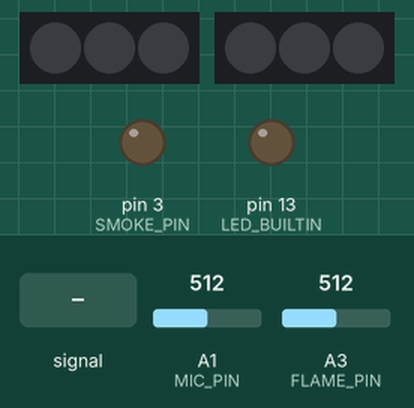
Recording of a sketch running on a simulated Arduino Uno, built with avr-gcc and run on an emulated ATmega328P. On the bench: 2 × 3 RGB LEDs in strip order, left to right, output pins drawn as LEDs (lit = HIGH). Dashed ring = blinking. Inputs (shaded band) come from the test bench; at power-on: A3 (FLAME_PIN) = 512, A1 (MIC_PIN) = 512. Dim RGB values are drawn brighter than linear; the strip is taken to match the declared colour order; random numbers use the default seed unless the sketch sets one.

Above: at 1.2 s.
1.3 s: A3 (FLAME_PIN) set to 792
4.3 s: A3 (FLAME_PIN) set to 808
At 6.47 s:
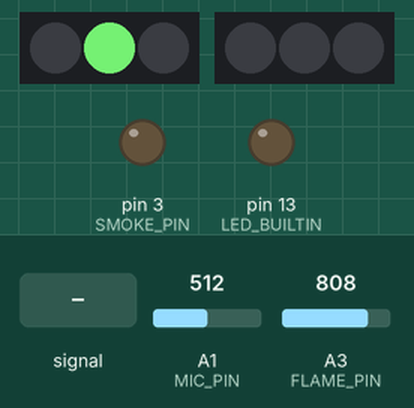
7.3 s: A1 (MIC_PIN) fed a 200 Hz sine of ±460 counts around its level
At 7.38 s:
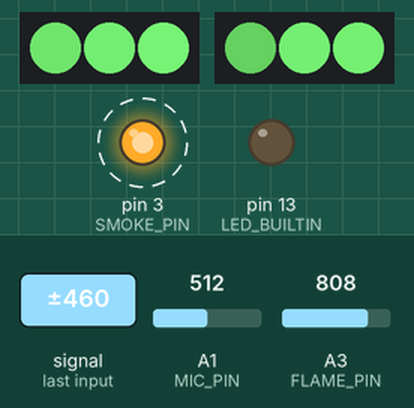
10.3 s: A1 (MIC_PIN) set to 942
13.3 s: A1 (MIC_PIN) set to 965
At 13.83 s:
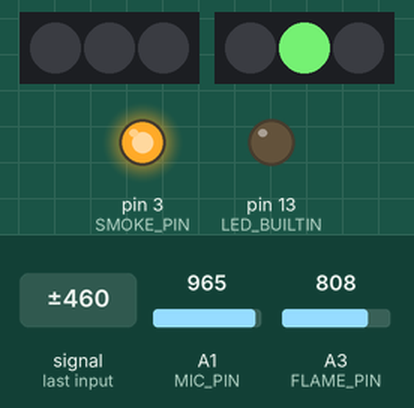
16.3 s: A1 (MIC_PIN) set to 940
At 16.68 s:
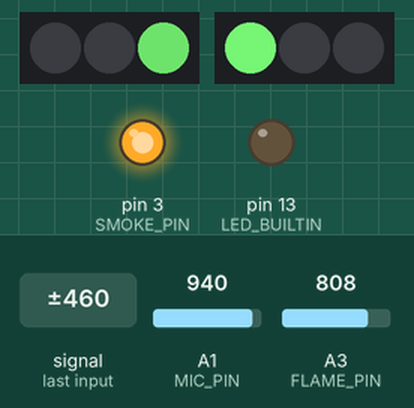
Timing chart, 0 to 39.1 s (numbered marks = the images above; inputs shaded):
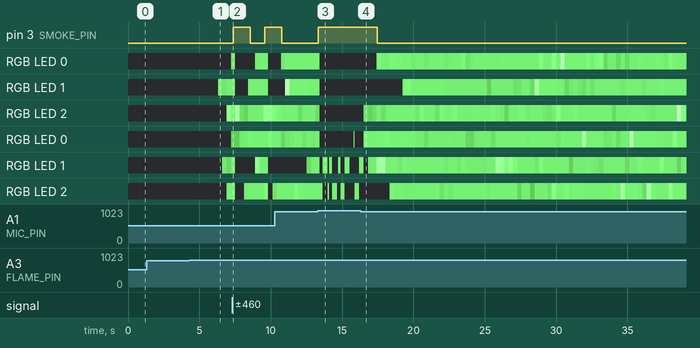

Measured:
- the behaviour switches between 800 and 801 on A3 (FLAME_PIN) (found by bisection; images 0 and 1)
- the behaviour switches between 950 and 951 on A1 (MIC_PIN) (found by bisection; images 2 and 3)
- after the input at 1.3 s, every drawn part: stays the same
- after the input at 4.3 s, RGB LED 0: off → RGB(84, 174, 82) after 2.9 s; RGB LED 1: off → RGB(102, 210, 100) after 2.0 s, → RGB(86, 178, 85) 0.30 s later, → RGB(96, 199, 95) 0.31 s later
- after the input at 7.3 s, pin 3 (SMOKE_PIN): LOW → HIGH after 0.07 s, → LOW 1.2 s later, → HIGH 1.0 s later
- after the input at 13.3 s, pin 3 (SMOKE_PIN): LOW → HIGH after 0.05 s
- after the input at 16.3 s, pin 3 (SMOKE_PIN): HIGH → LOW after 1.2 s

The sketch:

KeithsCandle_M3_FullWithSmoke.ino
```cpp
// Using technique from here https://learn.adafruit.com/multi-tasking-the-arduino-part-3/using-neopatterns
//    see link above for a good tutorial on this multi-task-ish way of doing things.

// Flicker/Smoke Realistic Candle
// Keith Kelly 2019-03-04 www.KeithsTestGarage.com
// Milestone 3 of 3


#ifdef __AVR__
#include <avr/power.h>
#endif

// NeoPatterns will require the Adafruit NeoPixel library.  Be sure to install that.
#include "NeoPatterns.h"


#define NEO_PIN 5    // First RGBW Strip Pin
#define NEO2_PIN 9   // Second RGBW Strip Pin
#define NEO_COUNT 3  // First RGBW Strip Count
#define NEO2_COUNT 3 // Second RGBW Strip Count
#define MIC_PIN A1   // Microphone Pin
#define FLAME_PIN A3 // IR Sensor Pin
#define SMOKE_PIN 3  // Smoke Pin
#define SMOKE_TIME_MILLIS 1200 // How long should smoke wire be heated?

#define FLAME_DURATION 2000 // millis- duration of flame before lighting candle
#define FLAME_THRESHOLD 800 // 0...1023 - analog reading of FLAME value to detect
#define MIC_THRESHOLD 950 // 0...1023 - analog reading of MIC value to detect

void Strip1Complete();
void Strip2Complete();

NeoPatterns Strip1(NEO_COUNT, NEO_PIN, NEO_RGBW + NEO_KHZ800, &Strip1Complete);
NeoPatterns Strip2(NEO_COUNT, NEO2_PIN, NEO_RGBW + NEO_KHZ800, &Strip2Complete);

uint32_t baseColor; // What is the ON resting color?
uint32_t offColor;  // What is the OFF resting color?


// Vars to keep track of things
bool smoking = false;
bool flaming = false;

bool lit = false;
int flame_val = 0;
int mic_val = 0;
byte rnd = 0;

// Vars for tracking pseudo-async times
unsigned long previousMillis = 0;        // will store last time LED was updated
unsigned long smokeStartedMillis = 0;    // time smoking started
unsigned long flameStartedMillis = 0;        // will store last time LED was updated


void setup(){

    //Serial.begin(9600); // uncomment this to figure sensor readings.

    // initialize pins
    pinMode(FLAME_PIN, INPUT);
    pinMode(MIC_PIN, INPUT);
    pinMode(SMOKE_PIN, OUTPUT);
    pinMode(LED_BUILTIN, OUTPUT);

    // Make sure the following pins are OFF
    digitalWrite(SMOKE_PIN, LOW);
    digitalWrite(LED_BUILTIN, LOW);


    // Initialize NeoPixel Strip 1
    Strip1.begin();
    Strip1.show();
    baseColor = Strip1.Color(2, 110, 0, 100);// GRBW
    Strip1.Color1 = baseColor;

    // Initialize NeoPixel Strip 2
    Strip2.begin();
    Strip2.show();
    baseColor = Strip2.Color(2, 110, 0, 100);// GRBW
    Strip2.Color1 = baseColor;

    blowOutCandle(false);  // Make sure candle is off (but don't smoke)

}


void loop(){
    smokeCheck(); // Check if we should stop smoking.
    checkSensors(); // Check for fire and strong winds
    Strip1.Update();
    Strip2.Update();
}

// Checks for fire and strong winds every 50 milliseconds
void checkSensors(){
  unsigned long currentMillis = millis();
  if (currentMillis - previousMillis >= 50) { // only check every 50ms
    flame_val = analogRead( FLAME_PIN );
    mic_val = analogRead( MIC_PIN );
    previousMillis = currentMillis;

    //  Uncomment below to check sensor readings.
    //    Serial.print(mic_val);
    //    Serial.print(" : ");
    //    Serial.println(flame_val);
  }


  if (lit && mic_val > MIC_THRESHOLD){ // MIC REGISTERED SOUND.  BLOW OUT.
    blowOutCandle(true); // Turn off light (and start SMOKING!)
    lit = false;
  }

  if (!lit){ // if candle isn't lit
    if (flame_val > FLAME_THRESHOLD)  { // if match flame is detected

        // record the starting time (if candle hasn't been lit yet)
        if (!flaming){
          flaming = true;
          flameStartedMillis = millis();  // record time that flaming begins
        }
        else if (checkFlame()){ // has match been flaming long enough?
          lightCandle(); // ok finally light it up.
          lit = true;
        }
    }
    else{ // no flame detected
      flaming = false;
    }

  }
}


// Check if match flame has been detected long enough.
bool checkFlame(){
  unsigned long currentMillis = millis(); // get current time
  if (currentMillis - flameStartedMillis >= FLAME_DURATION) {
    return true;
  }
  else
    return false;
}


//------------------------------------------------------------
//Completion Routines - get called on completion of a pattern
//------------------------------------------------------------

// The below configuration routines are the same except for the strip
// being used.  I kept them separate so the strips can be configured
// with different ranges if desired.

void Strip1Complete(){
    Strip1.Reverse();

    if (Strip1.Direction == REVERSE){ // go back down
        Strip1.Interval = random(5,22); // choose random speed in range
    }
    else{  // pattern ended.  Stop, then trigger re-flicker

        /*  This needs an explanation:

              rnd = random(random(45,55),random(80,255));

            You'd think that we could just do random(45,255), right?

            Selecting the low and high randoms first helps make sure that
            the ending random number is *more likely* to fall within a limited range.

            When observing the flickering of a real candle, the flame generally bounces
            around in a certain range.  But, every once in a while, it spikes high or low.

            This random(random, random) solves that problem!  #proudnerddadmoment
        */
        rnd = random(random(45,55),random(80,255));

        Strip1.Pixel = random(0,Strip1.numPixels()); // pick a random Pixel
        Strip1.Interval = 1;
        Strip1.Color2 = Strip1.Color(2,rnd,0,rnd-10); //GRBW random red and random white-10
    }
}

void Strip2Complete(){
    Strip2.Reverse();

    if (Strip2.Direction == REVERSE){ // go back down
        Strip2.Interval = random(5,22); // choose random speed in range
    }
    else{  // pattern ended.  Stop, then trigger re-flicker
        rnd = random(random(45,55),random(80,255)); // see explanation in Strip1Complete().
        Strip2.Pixel = random(0,Strip2.numPixels()); // pick a random Pixel
        Strip2.Interval = 1;
        Strip2.Color2 = Strip2.Color(2,rnd,0,rnd-10); //GRBW random red and random white-10
    }
}

// (pseudo)ASYNC light the candle by starting the animations
void lightCandle(){
    Strip1.Flicker(Strip1.Color1, Strip1.Color2, 20, 5);
    Strip2.Flicker(Strip2.Color1, Strip2.Color2, 20, 5);
}

void blowOutCandle(bool shouldSmoke){
  if(shouldSmoke)
    smokeStart();

  cWipe(offColor, 10); // synchronously turn the candle off.

  // We don't want no stinking patterns.
  Strip1.ActivePattern = NONE;
  Strip2.ActivePattern = NONE;
}


// SMOKING METHODS
void smokeStart(){
  digitalWrite(SMOKE_PIN, HIGH); // HEAT SMOKE WIRE
  smoking = true;
  smokeStartedMillis = millis(); // record time smoking started
}

// Stop smoking if the time has come.
void smokeCheck(){
  if (!smoking)
    return; // if not smoking, get out of here.

  unsigned long currentMillis = millis();
  if (currentMillis - smokeStartedMillis >= SMOKE_TIME_MILLIS) {
    smokeStop();    // smoke break is over
  }
}

// Ok seriously now stop it
void smokeStop(){
  digitalWrite(SMOKE_PIN, LOW); // TURN OFF SMOKE WIRE
  smoking = false;
}


// synchronous color wipe
// To avoid smoke becoming fire, be sure to only
//   use synchronous methods like this SPARINGLY and when you
//   are sure it won't interfere with the smoking.
//
// In other words, here's something that would be very bad:
//
//  smokeStart();
//  cWipe(offColor, 1000);   // CPU would get caught up in
//                              here for a while and would
//                              not stop the smoking process
//
//  At this point, I'm only using it directly after smokeStop();

void cWipe(uint32_t c, uint8_t wait) {
  for (uint16_t i = 0; i < Strip1.numPixels(); i++) {
    Strip1.setPixelColor(i, c);
    Strip1.show();
    delay(wait);
  }
  for (uint16_t i = 0; i < Strip2.numPixels(); i++) {
    Strip2.setPixelColor(i, c);
    Strip2.show();
    delay(wait);
  }
}
```

NeoPatterns.h
```cpp
// From here https://learn.adafruit.com/multi-tasking-the-arduino-part-3/using-neopatterns


#ifndef NEOPATTERNS_H
#define NEOPATTERNS_H

#include <Adafruit_NeoPixel.h>

// Pattern types supported:
enum  pattern { NONE, RAINBOW_CYCLE, THEATER_CHASE, COLOR_WIPE, SCANNER, FADE, FLICKER };
// Patern directions supported:
enum  direction { FORWARD, REVERSE };

// NeoPattern Class - derived from the Adafruit_NeoPixel class
class NeoPatterns : public Adafruit_NeoPixel
{
    public:

    // Member Variables:
    pattern  ActivePattern;  // which pattern is running
    direction Direction;     // direction to run the pattern

    unsigned long Interval;   // milliseconds between updates
    unsigned long lastUpdate; // last update of position

    uint32_t Color1, Color2;  // What colors are in use
    uint16_t TotalSteps;  // total number of steps in the pattern
    uint16_t Index;  // current step within the pattern
    uint16_t Pixel;  // current step within the pattern

    void (*OnComplete)();  // Callback on completion of pattern

    // Constructor - calls base-class constructor to initialize strip
    NeoPatterns(uint16_t pixels, uint8_t pin, uint8_t type, void (*callback)())
    :Adafruit_NeoPixel(pixels, pin, type)
    {
        OnComplete = callback;
    }

    // Update the pattern
    void Update()
    {
        if((millis() - lastUpdate) > Interval) // time to update
        {
            lastUpdate = millis();
            switch(ActivePattern)
            {
                case RAINBOW_CYCLE:
                    RainbowCycleUpdate();
                    break;
                case THEATER_CHASE:
                    TheaterChaseUpdate();
                    break;
                case COLOR_WIPE:
                    ColorWipeUpdate();
                    break;
                case SCANNER:
                    ScannerUpdate();
                    break;
                case FADE:
                    FadeUpdate();
                    break;
                case FLICKER:  // Custom animation for candle
                    FlickerUpdate();
                    break;
                default:
                    break;
            }
        }
    }

    // Increment the Index and reset at the end
    void Increment()
    {
        if (Direction == FORWARD)
        {
           Index++;
           if (Index >= TotalSteps)
            {
                Index = 0;
                if (OnComplete != NULL)
                {
                    OnComplete(); // call the comlpetion callback
                }
            }
        }
        else // Direction == REVERSE
        {
            --Index;
            if (Index <= 0)
            {
                Index = TotalSteps-1;
                if (OnComplete != NULL)
                {
                    OnComplete(); // call the comlpetion callback
                }
            }
        }
    }

    // Reverse pattern direction
    void Reverse()
    {
        if (Direction == FORWARD)
        {
            Direction = REVERSE;
            Index = TotalSteps-1;
        }
        else
        {
            Direction = FORWARD;
            Index = 0;
        }
    }

    // Initialize for a RainbowCycle
    void RainbowCycle(uint8_t interval, direction dir = FORWARD)
    {
        ActivePattern = RAINBOW_CYCLE;
        Interval = interval;
        TotalSteps = 255;
        Index = 0;
        Direction = dir;
    }

    // Update the Rainbow Cycle Pattern
    void RainbowCycleUpdate()
    {
        for(int i=0; i< numPixels(); i++)
        {
            setPixelColor(i, Wheel(((i * 256 / numPixels()) + Index) & 255));
        }
        show();
        Increment();
    }

    // Initialize for a Theater Chase
    void TheaterChase(uint32_t color1, uint32_t color2, uint8_t interval, direction dir = FORWARD)
    {
        ActivePattern = THEATER_CHASE;
        Interval = interval;
        TotalSteps = numPixels();
        Color1 = color1;
        Color2 = color2;
        Index = 0;
        Direction = dir;
   }

    // Update the Theater Chase Pattern
    void TheaterChaseUpdate()
    {
        for(int i=0; i< numPixels(); i++)
        {
            if ((i + Index) % 3 == 0)
            {
                setPixelColor(i, Color1);
            }
            else
            {
                setPixelColor(i, Color2);
            }
        }
        show();
        Increment();
    }

    // Initialize for a ColorWipe
    void ColorWipe(uint32_t color, uint8_t interval, direction dir = FORWARD)
    {
        ActivePattern = COLOR_WIPE;
        Interval = interval;
        TotalSteps = numPixels();
        Color1 = color;
        Index = 0;
        Direction = dir;
    }

    // Update the Color Wipe Pattern
    void ColorWipeUpdate()
    {
        setPixelColor(Index, Color1);
        show();
        Increment();
    }

    // Initialize for a SCANNNER
    void Scanner(uint32_t color1, uint8_t interval)
    {
        ActivePattern = SCANNER;
        Interval = interval;
        TotalSteps = (numPixels() - 1) * 2;
        Color1 = color1;
        Index = 0;
    }

    // Update the Scanner Pattern
    void ScannerUpdate()
    {
        for (int i = 0; i < numPixels(); i++)
        {
            if (i == Index)  // Scan Pixel to the right
            {
                 setPixelColor(i, Color1);
            }
            else if (i == TotalSteps - Index) // Scan Pixel to the left
            {
                 setPixelColor(i, Color1);
            }
            else // Fading tail
            {
                 setPixelColor(i, DimColor(getPixelColor(i)));
            }
        }
        show();
        Increment();
    }

    // Initialize for a Fade
    void Fade(uint32_t color1, uint32_t color2, uint16_t steps, uint8_t interval, direction dir = FORWARD)
    {
        ActivePattern = FADE;
        Interval = interval;
        TotalSteps = steps;
        Color1 = color1;
        Color2 = color2;
        Index = 0;
        Direction = dir;
    }

    // Update the Fade Pattern
    void FadeUpdate()
    {
        // Calculate linear interpolation between Color1 and Color2
        // Optimise order of operations to minimize truncation error
        uint8_t red = ((Red(Color1) * (TotalSteps - Index)) + (Red(Color2) * Index)) / TotalSteps;
        uint8_t green = ((Green(Color1) * (TotalSteps - Index)) + (Green(Color2) * Index)) / TotalSteps;
        uint8_t blue = ((Blue(Color1) * (TotalSteps - Index)) + (Blue(Color2) * Index)) / TotalSteps;

        ColorSet(Color(red, green, blue));
        show();
        Increment();
    }


    // *****************************************
    // START Custom animation for LED candle
    // *****************************************

    // Initialize for a Flicker
    void Flicker(uint32_t color1, uint32_t color2, uint16_t steps, uint8_t interval, direction dir = FORWARD)
    {
        ActivePattern = FLICKER;
        Interval = interval;
        TotalSteps = steps;
        Color1 = color1;
        Color2 = color2;
        Index = 0;
        Direction = dir;
        Pixel = random(0,numPixels()); // random(min,max) --max is EXCLUSIVE
    }

    // Initialize for a Flicker
    void FlickerUpdate()
    {
        // Calculate linear interpolation between Color1 and Color2
        // Optimize order of operations to minimize truncation error
        uint8_t red = ((Red(Color1) * (TotalSteps - Index)) + (Red(Color2) * Index)) / TotalSteps;
        uint8_t green = ((Green(Color1) * (TotalSteps - Index)) + (Green(Color2) * Index)) / TotalSteps;
        uint8_t blue = ((Blue(Color1) * (TotalSteps - Index)) + (Blue(Color2) * Index)) / TotalSteps;
        uint8_t white = ((White(Color1) * (TotalSteps - Index)) + (White(Color2) * Index)) / TotalSteps;
        setPixelColor(Pixel,Color(red, green, blue, white));
        show();
        Increment();
    }

    // *****************************************
    // END Custom animation for LED candle
    // *****************************************


    // Calculate 50% dimmed version of a color (used by ScannerUpdate)
    uint32_t DimColor(uint32_t color)
    {
        // Shift R, G and B components one bit to the right
        uint32_t dimColor = Color(Red(color) >> 1, Green(color) >> 1, Blue(color) >> 1);
        return dimColor;
    }

    // Set all pixels to a color (synchronously)
    void ColorSet(uint32_t color)
    {
        for (int i = 0; i < numPixels(); i++)
        {
            setPixelColor(i, color);
        }
        show();
    }

    // Returns the Blue component of a 32-bit color
    uint8_t White(uint32_t color)
    {
        return (color >> 24) & 0xFF;
    }

    // Returns the Red component of a 32-bit color
    uint8_t Red(uint32_t color)
    {
        return (color >> 16) & 0xFF;
    }

    // Returns the Green component of a 32-bit color
    uint8_t Green(uint32_t color)
    {
        return (color >> 8) & 0xFF;
    }

    // Returns the Blue component of a 32-bit color
    uint8_t Blue(uint32_t color)
    {
        return color & 0xFF;
    }

    // Input a value 0 to 255 to get a color value.
    // The colours are a transition r - g - b - back to r.
    uint32_t Wheel(byte WheelPos)
    {
        WheelPos = 255 - WheelPos;
        if(WheelPos < 85)
        {
            return Color(255 - WheelPos * 3, 0, WheelPos * 3);
        }
        else if(WheelPos < 170)
        {
            WheelPos -= 85;
            return Color(0, WheelPos * 3, 255 - WheelPos * 3);
        }
        else
        {
            WheelPos -= 170;
            return Color(WheelPos * 3, 255 - WheelPos * 3, 0);
        }
    }
};

#endif
```
